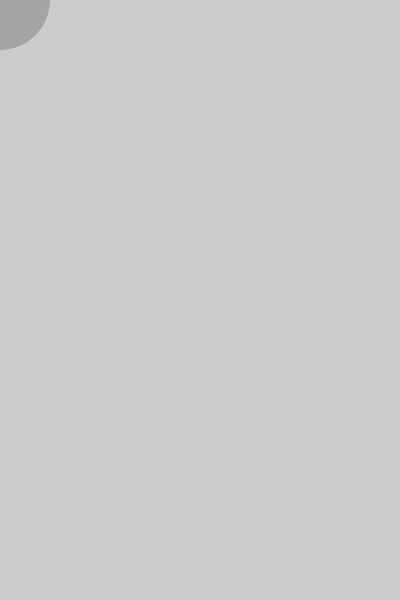
Frame 1 (no input)
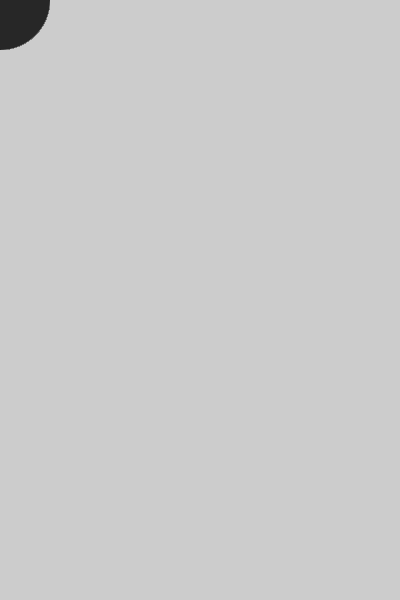
Frame 60 (the mouse pressed at the canvas centre just before this capture)
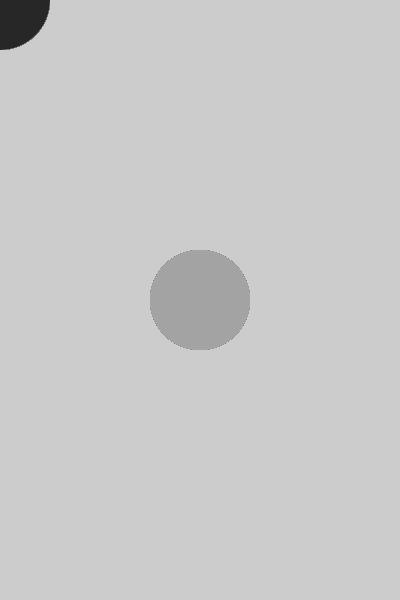
Frame 120 (the mouse held since frame 60 and released just before this capture)

The Processing sketch that drew these frames (run headless with seeded random() and noise(); from frame 60 on, the mouse is pressed at the canvas centre):

// Processing sketch: enregistrement_en_PNG_O
// ── enregistrement_en_PNG_O.pde
boolean print_is = false;

void setup() {
  size(400,600);
}

void draw() {
  String nom_de_fichier = "affiche"+year()+"_"+month()+"_"+day()+"_"+hour()+"_"+minute()+"_"+second()+".png";
  if(print_is == true) {
    save(nom_de_fichier);
    print_is = false;
  }
  projet();
}


void keyPressed() {
  if(key == 'p') {
    print_is = true;
  }
}



void projet() {
  noStroke();
  fill(random(255));
  circle(mouseX,mouseY, 100);
}
